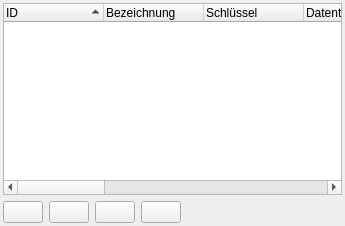
     <widget class="QWidget" name="tab_3">
      <attribute name="title">
       <string>Membervariablen</string>
      </attribute>
      <layout class="QVBoxLayout" name="verticalLayout_4">
       <property name="leftMargin">
        <number>3</number>
       </property>
       <property name="topMargin">
        <number>3</number>
       </property>
       <property name="rightMargin">
        <number>3</number>
       </property>
       <property name="bottomMargin">
        <number>3</number>
       </property>
       <item>
        <widget class="QTreeWidget" name="m_pqlvMembers">
         <property name="sortingEnabled">
          <bool>true</bool>
         </property>
         <property name="expandsOnDoubleClick">
          <bool>false</bool>
         </property>
         <column>
          <property name="text">
           <string>ID</string>
          </property>
         </column>
         <column>
          <property name="text">
           <string>Bezeichnung</string>
          </property>
         </column>
         <column>
          <property name="text">
           <string>Schlüssel</string>
          </property>
         </column>
         <column>
          <property name="text">
           <string>Datentyp</string>
          </property>
         </column>
         <column>
          <property name="text">
           <string>Zugriff</string>
          </property>
         </column>
         <column>
          <property name="text">
           <string>Systemmember</string>
          </property>
         </column>
         <column>
          <property name="text">
           <string>Standardwert</string>
          </property>
         </column>
         <column>
          <property name="text">
           <string>Eigentümer</string>
          </property>
         </column>
         <column>
          <property name="text">
           <string>Eindeutig</string>
          </property>
         </column>
         <column>
          <property name="text">
           <string>Referenzklasse</string>
          </property>
         </column>
         <column>
          <property name="text">
           <string>Kommentar</string>
          </property>
         </column>
         <column>
          <property name="text">
           <string>Gruppe</string>
          </property>
         </column>
        </widget>
       </item>
       <item>
        <layout class="QHBoxLayout">
         <item>
          <widget class="QPushButton" name="m_pqpbAddMember">
           <property name="text">
            <string/>
           </property>
           <property name="icon">
            <iconset resource="../../../guilibraries/wmsqml/src/wmsqml.qrc">
             <normaloff>:/icons/new24.png</normaloff>:/icons/new24.png</iconset>
           </property>
           <property name="iconSize">
            <size>
             <width>24</width>
             <height>24</height>
            </size>
           </property>
           <property name="shortcut">
            <string>Ctrl+N</string>
           </property>
          </widget>
         </item>
         <item>
          <widget class="QPushButton" name="m_pqpbEditMember">
           <property name="text">
            <string/>
           </property>
           <property name="icon">
            <iconset resource="../../../guilibraries/wmsqml/src/wmsqml.qrc">
             <normaloff>:/icons/edit24.png</normaloff>:/icons/edit24.png</iconset>
           </property>
           <property name="iconSize">
            <size>
             <width>24</width>
             <height>24</height>
            </size>
           </property>
           <property name="shortcut">
            <string>Ctrl+E</string>
           </property>
          </widget>
         </item>
         <item>
          <widget class="QPushButton" name="m_pqpbDeleteMember">
           <property name="text">
            <string/>
           </property>
           <property name="icon">
            <iconset resource="../../../guilibraries/wmsqml/src/wmsqml.qrc">
             <normaloff>:/icons/delete24.png</normaloff>:/icons/delete24.png</iconset>
           </property>
           <property name="iconSize">
            <size>
             <width>24</width>
             <height>24</height>
            </size>
           </property>
           <property name="shortcut">
            <string>Ctrl+L</string>
           </property>
          </widget>
         </item>
         <item>
          <widget class="QPushButton" name="m_pqpbSequence">
           <property name="toolTip">
            <string>Reihenfolge</string>
           </property>
           <property name="text">
            <string/>
           </property>
           <property name="icon">
            <iconset resource="../../../guilibraries/wmsqml/src/wmsqml.qrc">
             <normaloff>:/icons/LinkDocument.png</normaloff>:/icons/LinkDocument.png</iconset>
           </property>
           <property name="iconSize">
            <size>
             <width>24</width>
             <height>24</height>
            </size>
           </property>
           <property name="shortcut">
            <string>Ctrl+R</string>
           </property>
          </widget>
         </item>
         <item>
          <spacer name="spacer3">
           <property name="orientation">
            <enum>Qt::Horizontal</enum>
           </property>
           <property name="sizeType">
            <enum>QSizePolicy::Expanding</enum>
           </property>
           <property name="sizeHint" stdset="0">
            <size>
             <width>161</width>
             <height>21</height>
            </size>
           </property>
          </spacer>
         </item>
        </layout>
       </item>
      </layout>
     </widget>
